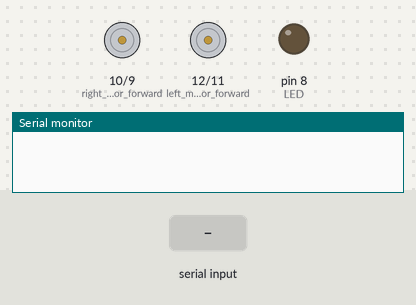
A sketch run on a simulated Arduino Uno, built with avr-gcc and run on an emulated ATmega328P. On the bench: motor-driver pin pairs drawn as motors (green arrow = first pin HIGH = forward, orange = second pin HIGH = backward, longer = more drive), output pins drawn as LEDs (lit = HIGH), the last lines printed to the serial monitor. The inputs (shaded band) are chosen by the test bench.

Above: at 1.2 s.
1.3 s: "F" received over Serial
At 1.7 s:
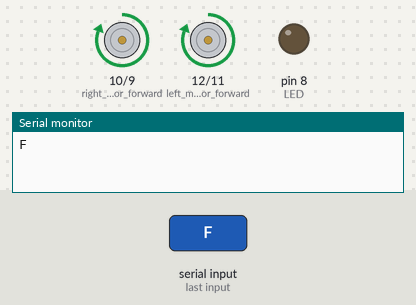
2.9 s: "G" received over Serial
At 4.1 s:
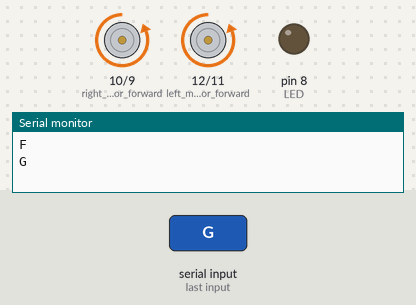
4.4 s: "L" received over Serial
At 5.3 s:
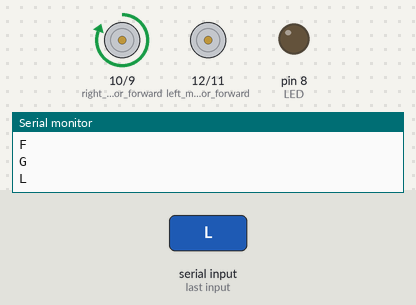
5.9 s: "R" received over Serial
At 6.4 s:
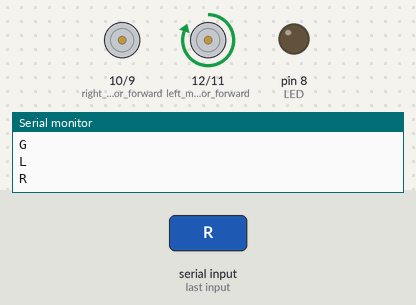
7.4 s: "W" received over Serial
At 8.6 s:
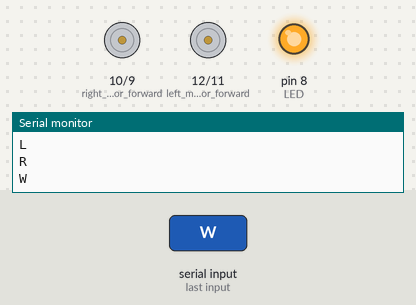
8.9 s: "F" received over Serial
At 9.9 s:
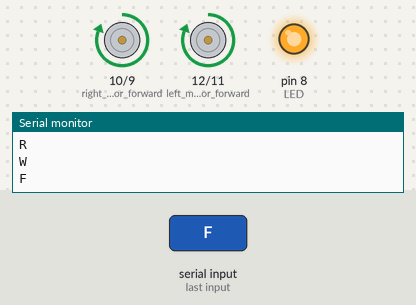
Timing chart, 0 to 11.4 s (numbered marks = the images above; inputs shaded):
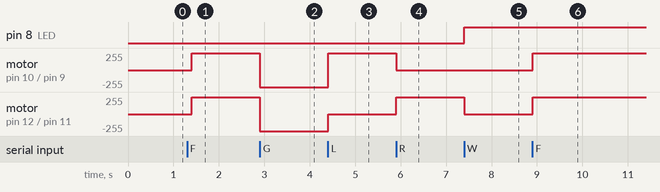

Measured:
- after the input at 1.3 s, motor on pin 10 (right_motor_forward) / pin 9 (right_motor_reverse), motor on pin 12 (left_motor_forward) / pin 11 (left_motor_reverse): stopped → forward 255/255 after 0.10 s
- after the input at 2.9 s, motor on pin 10 (right_motor_forward) / pin 9 (right_motor_reverse), motor on pin 12 (left_motor_forward) / pin 11 (left_motor_reverse): forward 255/255 → backward 255/255 at once
- after the input at 4.4 s, motor on pin 10 (right_motor_forward) / pin 9 (right_motor_reverse): backward 255/255 → forward 255/255 at once; motor on pin 12 (left_motor_forward) / pin 11 (left_motor_reverse): backward 255/255 → stopped at once
- after the input at 5.9 s, motor on pin 10 (right_motor_forward) / pin 9 (right_motor_reverse): forward 255/255 → stopped at once; motor on pin 12 (left_motor_forward) / pin 11 (left_motor_reverse): stopped → forward 255/255 at once
- after the input at 7.4 s, pin 8 (LED): LOW → HIGH at once; motor on pin 12 (left_motor_forward) / pin 11 (left_motor_reverse): forward 255/255 → stopped at once
- after the input at 8.9 s, motor on pin 10 (right_motor_forward) / pin 9 (right_motor_reverse), motor on pin 12 (left_motor_forward) / pin 11 (left_motor_reverse): stopped → forward 255/255 at once

The sketch:

Arduino_Butooth_Card.ino
```cpp
char t;

void setup() {
  pinMode(12, OUTPUT);  // left motor forward
  pinMode(11, OUTPUT);  // left motor reverse
  pinMode(10, OUTPUT);  // right motor forward
  pinMode(9, OUTPUT);   // right motor reverse
  pinMode(8, OUTPUT);   // LED
  Serial.begin(9600);
}

void loop() {
  if (Serial.available()) {
    t = Serial.read();
    Serial.println(t);
  }

  digitalWrite(12, LOW);
  digitalWrite(11, LOW);
  digitalWrite(10, LOW);
  digitalWrite(9, LOW);

  if (t == 'F') {
    digitalWrite(12, HIGH);
    digitalWrite(10, HIGH);
  } else if (t == 'G') {
    digitalWrite(11, HIGH);
    digitalWrite(9, HIGH);
  } else if (t == 'L') {
    digitalWrite(10, HIGH);
  } else if (t == 'R') {
    digitalWrite(12, HIGH);
  } else if (t == 'W') {
    digitalWrite(8, HIGH);
  } else if (t == 'w') {
    digitalWrite(8, LOW);
  } else if (t == 'S') {
  }

  delay(100);
}
```
